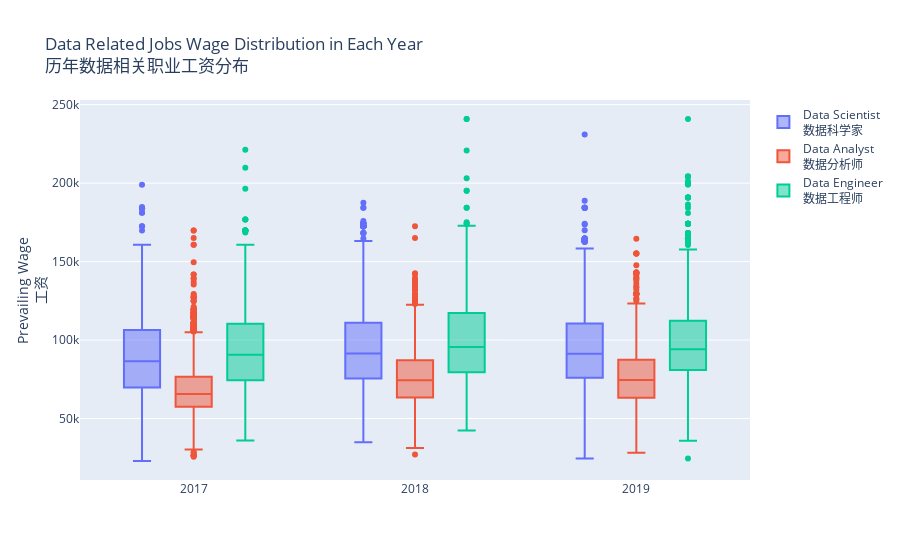

Here is the notebook cell this chart was saved with:
### Markdown cell above
### 5

### Code cell
fig6 = go.Figure()

fig6.add_trace(go.Box(
x = y17ds.append(y18ds).append(y19ds).values.astype(object),
y = w17ds.append(w18ds).append(w19ds).values,
name='Data Scientist'+ '<br>' + '数据科学家'))

fig6.add_trace(go.Box(
x = y17da.append(y18da).append(y19da).values,
y = w17da.append(w18da).append(w19da).values.astype(object),
name='Data Analyst'+ '<br>' + '数据分析师'))

fig6.add_trace(go.Box(
x = y17de.append(y18de).append(y19de).values,
y = w17de.append(w18de).append(w19de).values.astype(object),
name='Data Engineer'+ '<br>' + '数据工程师'))

fig6.update_layout(
    yaxis_title='Prevailing Wage'+ '<br>' + '工资',
    boxmode='group',
    title_text = 'Data Related Jobs Wage Distribution in Each Year'+ '<br>' + '历年数据相关职业工资分布'
)
fig6.show()
#py.iplot(fig6, filename='DataWage -- boxplot')

### Figure 1 — Plotly figure (JSON) as saved in the notebook; plotly's stock layout.template omitted (floating-point values rounded to 4 significant figures; data arrays with more than 128 entries replaced by an {"elided": "..."} marker saying what was removed)
{"data": [{"name": "Data Scientist<br>数据科学家", "type": "box", "x": {"elided": "9682 int values"}, "y": {"elided": "9682 int values"}}, {"name": "Data Analyst<br>数据分析师", "type": "box", "x": {"elided": "9668 int values"}, "y": {"elided": "9668 int values"}}, {"name": "Data Engineer<br>数据工程师", "type": "box", "x": {"elided": "5939 int values"}, "y": {"elided": "5939 int values"}}], "layout": {"boxmode": "group", "title": {"text": "Data Related Jobs Wage Distribution in Each Year<br>历年数据相关职业工资分布"}, "yaxis": {"title": {"text": "Prevailing Wage<br>工资"}}}}
